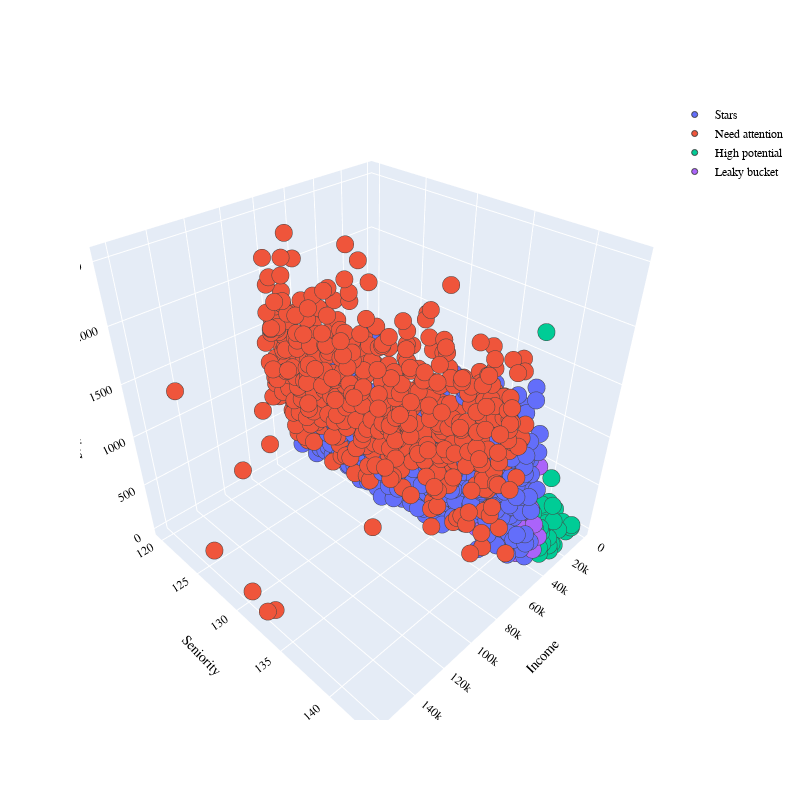

The code cell stored with this chart in its notebook:
### Code cell
PLOT = go.Figure()
for C in list(data.Cluster.unique()):
    

    PLOT.add_trace(go.Scatter3d(x = data[data.Cluster == C]['Income'],
                                y = data[data.Cluster == C]['Seniority'],
                                z = data[data.Cluster == C]['Spending'],                        
                                mode = 'markers',marker_size = 6, marker_line_width = 1,
                                name = str(C)))
PLOT.update_traces(hovertemplate='Income: %{x} <br>Seniority: %{y} <br>Spending: %{z}')

    
PLOT.update_layout(width = 800, height = 800, autosize = True, showlegend = True,
                   scene = dict(xaxis=dict(title = 'Income', titlefont_color = 'black'),
                                yaxis=dict(title = 'Seniority', titlefont_color = 'black'),
                                zaxis=dict(title = 'Spending', titlefont_color = 'black')),
                   font = dict(family = "Gilroy", color  = 'black', size = 12))

### Figure 1 — Plotly figure (JSON) as saved in the notebook; plotly's stock layout.template omitted (floating-point values rounded to 4 significant figures; data arrays with more than 128 entries replaced by an {"elided": "..."} marker saying what was removed)
{"data": [{"hovertemplate": "Income: %{x} <br>Seniority: %{y} <br>Spending: %{z}", "marker": {"line": {"width": 1}, "size": 6}, "mode": "markers", "name": "Stars", "type": "scatter3d", "x": {"elided": "676 int values"}, "y": {"elided": "676 float values"}, "z": {"elided": "676 int values"}}, {"hovertemplate": "Income: %{x} <br>Seniority: %{y} <br>Spending: %{z}", "marker": {"line": {"width": 1}, "size": 6}, "mode": "markers", "name": "Need attention", "type": "scatter3d", "x": {"elided": "627 int values"}, "y": {"elided": "627 float values"}, "z": {"elided": "627 int values"}}, {"hovertemplate": "Income: %{x} <br>Seniority: %{y} <br>Spending: %{z}", "marker": {"line": {"width": 1}, "size": 6}, "mode": "markers", "name": "High potential", "type": "scatter3d", "x": {"elided": "711 int values"}, "y": {"elided": "711 float values"}, "z": {"elided": "711 int values"}}, {"hovertemplate": "Income: %{x} <br>Seniority: %{y} <br>Spending: %{z}", "marker": {"line": {"width": 1}, "size": 6}, "mode": "markers", "name": "Leaky bucket", "type": "scatter3d", "x": {"elided": "201 int values"}, "y": {"elided": "201 float values"}, "z": {"elided": "201 int values"}}], "layout": {"autosize": true, "font": {"color": "black", "family": "Gilroy", "size": 12}, "height": 800, "scene": {"xaxis": {"title": {"font": {"color": "black"}, "text": "Income"}}, "yaxis": {"title": {"font": {"color": "black"}, "text": "Seniority"}}, "zaxis": {"title": {"font": {"color": "black"}, "text": "Spending"}}}, "showlegend": true, "width": 800}}
